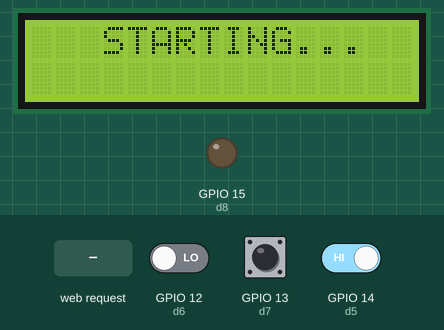
Recording of a sketch running on a simulated ESP8266 (NodeMCU). Shown: 16×2 character LCD, output pins drawn as LEDs (lit = HIGH). Inputs (shaded band) come from the test bench; at power-on: GPIO 14 (d5) HIGH, GPIO 13 (d7) LOW, GPIO 12 (d6) LOW. What the sketch prints to the serial monitor is not drawn.

Above: at 3.2 s.
At 5.9 s:
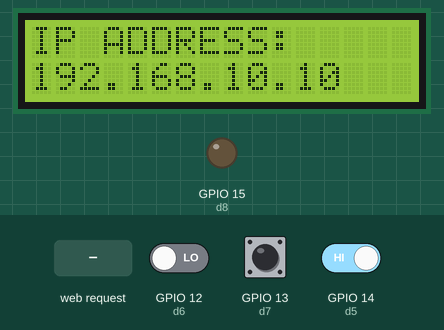
6.0 s: GPIO 14 (d5) driven LOW
7.9 s: HTTP request GET /onfan received
At 8.9 s:
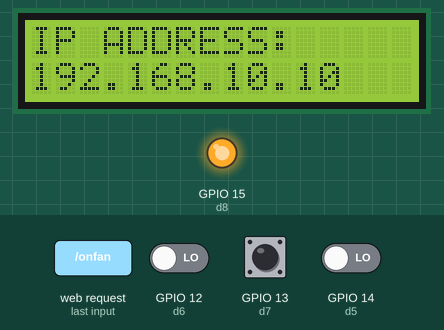
9.4 s: HTTP request GET / received
10.9 s: GPIO 14 (d5) driven HIGH
At 11.2 s:
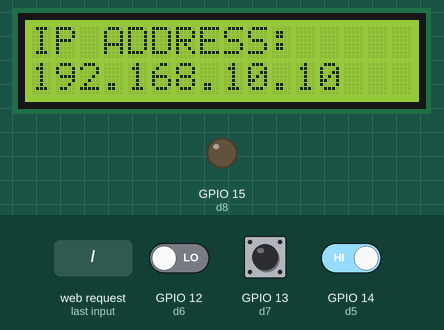
12.4 s: HTTP request GET /offfan received
13.9 s: GPIO 13 (d7) pulsed HIGH 5 times (0.12 s each, 0.3 s apart)
At 15.7 s:
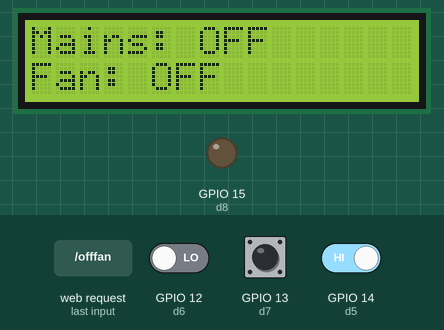
Timing chart, 0 to 17.2 s (numbered marks = the images above; inputs shaded):
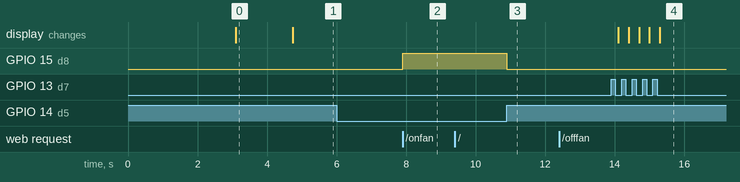

The sketch:

IOT_BASED_FAN_CONTROLLER_v1.0.1.ino
```cpp
#include <ESP8266WiFi.h>
#include<ESP8266WebServer.h>
#include <LiquidCrystal_I2C.h>

// setting our wifi name and password:
#define ssid "IOT FAN"
#define passcode "123456789"

// setting our ip adress for local,subnet and geteway:
IPAddress local_ip(192, 168, 10, 10);
IPAddress gateway(192, 168, 1, 1);
IPAddress subnet(255, 255, 255, 0);

// instantiating an esp8266webserver object with the value of 80:
ESP8266WebServer server(80);

/*
    declaring pin-out on nodemcu for the ultrasonic sensor and the pump and the pump_pin status:
*/
const int d0 = 16;
const int d1 = 5;
const int d2 = 4;
const int d3 = 0;
const int d4 = 2;
const int d5 = 14;
const int d6 = 12;
const int d7 = 13;
const int d8 = 15;

// initializing the fan pin, button pin, fan start and stop button,
// fan output pin, mains reader/checker pin,
// lcd button and the mains pin
int fanPin = d8; // this is the pin out for controling the relay of the fan.
int mainsPin = d5; // this is the pin used to check if the mains is available.
int lcdBtn = d7; // this is the pin connenected to the button to go to the next screen.
int fanBtn = d6; // this is the pin connected to the butoon to turn on and off the fan onsite.

// initializing the lcd screen number(lcdNumber) and its alt variable
// these variables are used to change the content
// on the lcd to the next screen depending on the lcdNumbner.
int lcdNumber = 1;
int altLcdNumber = 0;

// initailizing string variables with initail values, which will
// be sent to be sent to the browser upon initial request
String mainsState = "OFF";
String fanState = "OFF";
String mainsLightColor = "#767676";
String fanLightColor =  "#767676";
String message = "no message yet";
String Info = "Click Here To Turn Fan On";
String btnValue = "ON";
String btnColor = "#36c94c";
String data = "";
String green = "#36c94c";
String gray = "#767676";

// creating all global boolean variable
bool lcdBtnState = false;
bool fanBtnState = false;

// creating all global alt boolean variable are use to make the code run efficiently
// as it does not run the block of code if no diffirence between the variable and its alt variable
// example is <<<<<< myVar ,altMyVar if(myVar != altMyVar){execute me} >>>>>>
bool altLcdBtnState = false;
bool altFanBtnState = false;
bool isFan = false;
bool isMains = false;

// creating all global alt string variable.
String altMainsState = "";
String altFanState = "";

//creating an lcd object.
LiquidCrystal_I2C lcd(0x27, 16, 2);


// this is the data tto be sent upon the "/" request i.e the initial request.
const String sendText = "<!DOCTYPE html>\n <html lang=\"en\"> \n   <head> <meta charset=\"UTF-8\"> \n  <meta http-equiv=\"X-UA-Compatible\" content=\"IE=edge\"> \n  <meta name=\"viewport\" content=\"width=device-width, initial-scale=1.0\"> \n <title>FAN CONTROLLER</title>  \n <style> \n *{\n  margin: 0;\n  padding:0;\n   \n}  \n body{\n font-family: 'Gill Sans', 'Gill Sans MT', Calibri, 'Trebuchet MS', sans-serif; \n  background:rgba(22, 61, 90, 0.8); \n   } \n   header{\n    margin: 30px auto; \n   background: rgba(0,0,0,0.6); \n   border-bottom: rgba(255,0,0,0.6) 4px solid; \n   box-sizing: border-box; \n   width: 100%;  \n  min-height: 100px; \n   overflow: hidden;  \n  } \n   #header{ \n   text-transform: capitalize; \n   color: #fff;  \n  text-align: center;  \n  padding: 40px 20px;  \n  letter-spacing: 2px; \n   word-spacing: 5px; \n   } \n   .container{ \n       width:90%;  \n  padding: 10px; \n  margin:auto; \n   box-sizing: border-box; \n   overflow: hidden; \n   }  \n  .prop{ \n   color: #fff; \n   display: inline;   \n margin-left: 30px; \n   } \n   .value{ \n   color:#fff; \n   font-size: 20px; \n   margin-right: 2px; \n   } \n   .stats{ \n   position: relative; \n   text-align: center; \n   background: rgba(22, 61, 90, 0.4); \n       } \n   #mains-light{ \n       height:50px; \n   display: inline;  \n  border:solid 1px #fff;  \n  width: 100px; \n   border-radius: 50%; \n   background: #767676; \n   }  \n      #fan-light{ \n   height:50px; \n   display: inline; \n   border:solid 1px #fff; \n   width: 100px;  \n  border-radius: 50%;  \n  background: #767676;  \n }  \n  #status{ \n   position: absolute; \n   top: 2px;  \n  color: #fff; \n   font-weight: 1000px;  \n  font-size: 20px; \n   }  \n  label{ \n   color: #fff; \n   padding-top: 100px; \n   font-size: 20px; \n   } \n    .msg{ \n   color: #fff; \n   padding: 10px 10px; \n   }  \n  .control{ \n   text-align:center ; \n   background: rgba(22, 61, 90, 0.4); \n   }  \n  #btn{ \n outline:none; \n display: block; \n   margin: 20px auto; \n   padding:10px; \n   background-color: #36c94c; \n   color: #fff; \n   border: 2.5px solid ;  \n  border-radius: 15px;  \n  transition: all .2s; \n   transition-timing-function:ease-in-out; \n   } \n   .control div>input:active{ \n   transform: scale(0.8); \n   } \n   #msg{ \n   padding: 10px 0px 20px 0px; \n   font-size: 18px; \n   }  \n  </style> \n   </head> \n <body> \n   <header>   \n       <h1 id=\"header\"> \n iot based fan controller \n </h1> \n  </header> \n    <main>  \n  <!-- this is another section -->    \n <section class=\"container stats\"> \n   <h2 id=\"status\"> Status</h2> \n   <div style=\"padding-top:50px\" >  \n  <h3 class=\"prop\">Mains: </h3>  \n  <span class=\"value\" id=\"mains-state\">\n Off \n </span> \n       <div id=\"mains-light\">&nbsp;&nbsp;&nbsp;&nbsp;&nbsp;</div>   \n <h3 class=\"prop\">Fan:</h3>   \n  <span class=\"value\" id=\"fan-state\"> \n Off &nbsp; \n </span>   \n <div id=\"fan-light\"> \n &nbsp;&nbsp;&nbsp;&nbsp;&nbsp; \n </div>   \n </div>  \n  </section>  \n  <!-- this is another section -->  \n  <section class=\"container msg\"> \n   <h2>Message:</h2>   \n <p id=\"msg\">no message yet</p> \n   </section>  \n  <!-- this is anoither section -->  \n  <section class=\"container control\"> \n   <div>  \n  <label id=\"info\"> \n Click Here To Turn Fan On \n </label>    \n    <input id=\"btn\" type=\"button\" value=\"ON\">      \n  </div>    </section>  \n <script>   \n let data = {   \n mainsState :\"Off\", \n   fanState:\"Off\",  \n  mainsLightColor:\"#767676\",  \n  fanLightColor:\"#767676\",  \n  message:\"Fan Currently Off\",\n    Info:\"Click Here To Turn Fan ON\",  \n  btnValue:\"ON\",  \n  btnColor:\"#36c94c\"  \n      }; \n const btn = document.querySelector(\"#btn\"); \n const msg = document.querySelector(\"#msg\"); \n const fanLight = document.querySelector(\"#fan-light\"); \n const mainsLight = document.querySelector(\"#mains-light\"); \n const mainsState = document.querySelector(\"#mains-state\"); \n const info = document.querySelector(\"#info\"); \n const fanState = document.querySelector(\"#fan-state\"); \n  btn.addEventListener(\"click\",updateServer); \n function updateServer(){\n        if(btn.value == \"ON\"){  \n      let onReq = new XMLHttpRequest();    \n    onReq.open(\"get\",\"/onfan\",true); \n       onReq.onload = ()=>{     \n            let response = this.responseText;   \n          response = JSON.parse(response);     \n    data = { \n       ...data,    ...response    };  \n       console.log(data);  \n  };  \n  onReq.send(); \n onReq.onerror = ()=>{\n console.log(\"onreq error\");  \n}   }\n    else{   \n let offReq = new    XMLHttpRequest();      \n      offReq.open(\"get\",\"/offfan\",true); \n     offReq.send(); \n offReq.onerror = ()=>{ \n console.log(\"offReq error\"); \n  } \n }  \n  }  \n const dataUpdate = ()=>{  \n      let getData = new XMLHttpRequest();    \n    getData.open(\"get\",\"/getdata\",true);   \n     getData.onload = ()=>{     \n    let response = getData.responseText;  \n  response = JSON.parse(response); \n  data = {    ...data,    ...response    };  \n  }; \n   getData.send();  \n  mainsState.textContent = data.mainsState;  \n  mainsLight.style.background = data.mainsLightColor;  \n  fanState.textContent = data.fanState;  \n  fanLight.style.background = data.fanLightColor;  \n  msg.textContent = data.message;  \n  info.textContent = data.Info; \n   btn.value = data.btnValue;  \n  btn.style.background = data.btnColor;  \n  };  \n  setInterval(()=>{   \n dataUpdate();\n   \n  },500); \n     </script>  \n  </body>  \n  </html>";

void setup() { // put your code here to run once:
  // setting up the pin modes
  pinMode(fanPin, OUTPUT);
  pinMode(fanBtn, INPUT);
  pinMode(lcdBtn, INPUT);
  pinMode(mainsPin, INPUT);

  // initializing the lcd object.
  lcd.init();
  // turning on the backlight
  lcd.backlight();
  lcd.print(" SMART IOT FAN");
  lcd.setCursor(0, 1);
  lcd.print(" CONTROL SYSTEM");
  delay(3000);
  lcd.clear();
  lcd.print("   STARTING...");
  delay(1500);

  Serial.begin(115200);
  WiFi.softAP(ssid, passcode);
  WiFi.softAPConfig(local_ip, gateway, subnet);
  delay(100);

  // setting the route and function to be
  // called to run upon  the /" request.
  server.on("/", handle_onconnect);

  // setting the route and function to be
  // called to run upon the "/onfan" request.
  server.on("/onfan", OnFan);

  // setting the route and function to be
  // called to run upon the "/offfan" request.
  server.on("/offfan", OffFan);

  // setting the route and function to be
  // called to run upon the "/getdata" request.
  server.on("/getdata", SendData);

  // setting the route and function to be
  // called to run upon the "/handle_notfound" request.
  server.onNotFound(handle_notfound);

  // stating the server.
  server.begin();

  Serial.println("HTTP WEB SERVER HAS STARTED");
  Serial.print("SSID:\t");
  Serial.println(ssid);
  Serial.print("PASSCODE:\t");
  Serial.println(passcode);

}


// this is the function the will be called upon the "/" request.
void handle_onconnect() {
  server.send(200, "text/html", sendText);
  Serial.println("home page");
}

// this is the function the will be called when an undefined request is made is made.
void handle_notfound() {
  Serial.println("invalid request: ");
  server.send(404, "text/html", "<h1>web page not available</h1>");
  Serial.println("not found");
}

// this is the function the will be called upon the "/onfan" request.
void OnFan() {
  isFan = true;
  btnColor = gray;
  Info = "Click Here To Turn Fan Off";
  btnValue = "OFF";
  Serial.println("fan on");
}

// this is the function the will be called upon the "/offfan" request.
void OffFan() {
  isFan = false;
  btnColor = green;
  Info = "Click Here To Turn Fan On";
  btnValue = "ON";
  Serial.println("fan off");
}

// this is the function the will be called upon the "/getdata" request.
void SendData() {

  //  mainsState
  data = "{";
  data += "\"mainsState\":";
  data += "\"";
  data += mainsState;
  data += "\",";
  //  fanState
  data += "\"fanState\":";
  data += "\"";
  data += fanState;
  data += "\",";
  //  mainsLightColor
  data += "\"mainsLightColor\":";
  data += "\"";
  data += mainsLightColor;
  data += "\",";

  //  fanLightColor
  data += "\"fanLightColor\":";
  data += "\"";
  data += fanLightColor;
  data += "\",";

  //  message = "no message yet";
  data += "\"message\":";
  data += "\"";
  data += message;
  data += "\",";

  //  Info = "Click Here To Turn Fan On";
  data += "\"Info\":";
  data += "\"";
  data += Info;
  data += "\",";

  //  btnValue = "ON";
  data += "\"btnValue\":";
  data += "\"";
  data += btnValue;
  data += "\",";

  //  btnColor = "#36c94c"
  data += "\"btnColor\":";
  data += "\"";
  data += btnColor;
  data += "\" }";

  server.send(200, "application/json", data);
  Serial.println("sent data");
}


void loop() { // put your code here to run repeatedly:
  server.handleClient();
  MainsChecker();
  FanControl();
  SetMessage();
  LcdBtn();
  FanBtn();
  LcdDisplay();
}


// helper functions.
void MainsChecker() {
  if (digitalRead(mainsPin) == LOW) {
    mainsState = "ON";
    isMains = true;
    mainsLightColor = green;

    //    mainsState = "OFF";
    //    isMains = false;
    //    mainsLightColor = gray;
  }
  else {
    mainsState = "OFF";
    isMains = false;
    mainsLightColor = gray;
    //    mainsState = "ON";
    //    isMains = true;
    //    mainsLightColor = green;
  }

  Serial.print(mainsState);
  Serial.println(mainsLightColor);
}

void FanControl() {
  if (isMains && isFan) {
    digitalWrite(fanPin, true);
    fanLightColor = green;
    fanState = "ON";
    btnColor = gray;
    Info = "Click Here To Turn Fan Off";
    btnValue = "OFF";
  }
  else {
    digitalWrite(fanPin, false);
    fanLightColor = gray;
    fanState = "OFF";
    btnColor = green;
    Info = "Click Here To Turn Fan On";
    btnValue = "ON";
  }
}

void SetMessage() {
  if (isFan == true && isMains == false)message = "mains currently off fan will turn on automatically when mains is available";

  else if (!isFan)message = "fan currently off";

  else if (isFan && isMains)message = "fan currently on";
}

void LcdBtn() {
  lcdBtnState = digitalRead(lcdBtn);
  if (lcdBtnState != altLcdBtnState) {
    altLcdBtnState = lcdBtnState;
    delay(50);
    if (!digitalRead(lcdBtn) && lcdNumber < 3) {
      lcdNumber++;
    }
    else if (!digitalRead(lcdBtn) && lcdNumber >= 3) {
      lcdNumber = 1;
    }
  }
}

void FanBtn() {
  fanBtnState = digitalRead(fanBtn);
  if (fanBtnState != altFanBtnState) {
    fanBtnState = altFanBtnState;
    delay(50);
    if (!digitalRead(fanBtn)) {
      isFan = !isFan;
    }
  }
}

void LcdDisplay() {

  if (lcdNumber == 1 && (altLcdNumber != lcdNumber)) {
    String ipAddress = "192.168.10.10";
    lcd.clear();
    lcd.print("IP ADDRESS: ");
    lcd.setCursor(0, 1);
    lcd.print(ipAddress);
    altLcdNumber = lcdNumber;
  }

  else if (lcdNumber == 2 && (altLcdNumber != lcdNumber)) {
    lcd.clear();
    lcd.print("Name:");
    lcd.print(ssid);
    lcd.setCursor(0, 1);
    lcd.print("Code: ");
    lcd.print(passcode);
    altLcdNumber = lcdNumber;
  }

  else if (lcdNumber == 3 && (altLcdNumber != lcdNumber || altMainsState != mainsState || altFanState != fanState)) {
    lcd.clear();
    lcd.print("Mains: ");
    lcd.print(mainsState);
    lcd.setCursor(0, 1);
    lcd.print("Fan: ");
    lcd.print(fanState);
    altLcdNumber = lcdNumber;
    altMainsState = mainsState;
    altFanState = fanState;
  }
}
```

Measured:
- after the input at 7.9 s, GPIO 15 (d8): LOW → HIGH at once
- after the input at 10.9 s, GPIO 15 (d8): HIGH → LOW at once
- after the input at 13.9 s, the display: first changes after 0.20 s (image 4 shows a later state)
- what the display in image 0 shows lasts 1.6 s, from 3.1 s to 4.7 s
